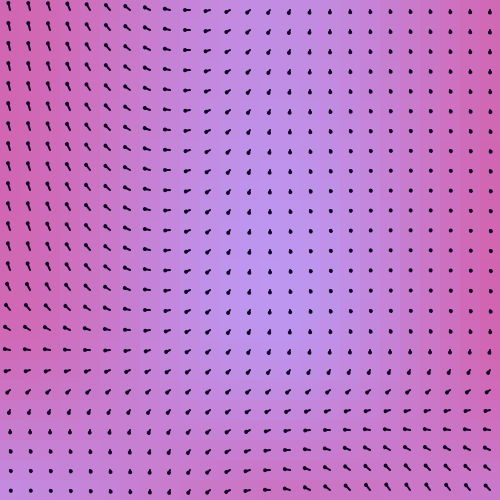
Frame 1 (no input)
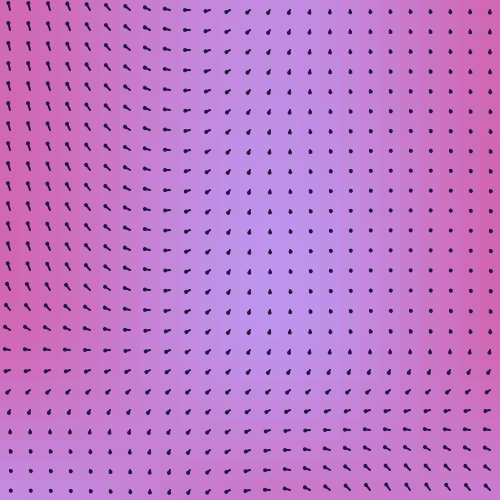
Frame 60 (no input)
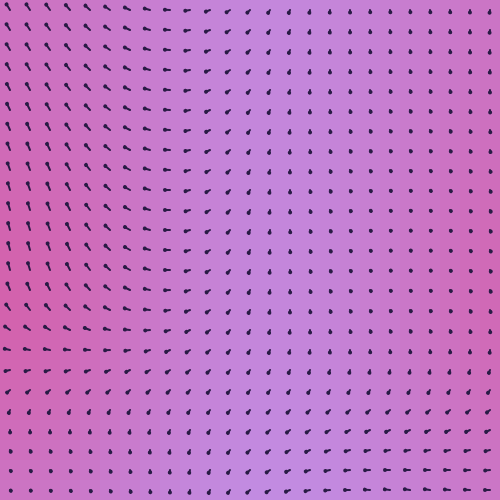
Frame 120 (the mouse pressed at the canvas centre since frame 60)

The p5.js sketch that drew these frames (run headless with seeded random() and noise() and a simulated clock; from frame 60 on, the mouse is pressed at the canvas centre):

// p5.js sketch
// ── sketch.js
let canvasWidth = 500;
let canvasHeight = 500;
let stepSize = 20;
let gridWidth = 25;
let gridHeight = 25;

function setup() {
    createCanvas(canvasWidth, canvasHeight);
    angleMode(DEGREES);
}
///////////////////////////////////////////////////////////////////////
function draw() {
    background(125);

    colorGrid();
    compassGrid();
}

// STEPS: 1-3, 7
/**
 * constructor function to handle background color operations
 * @param {*} posX - mouseX, the system variable, contains the current horizontal position of the mouse
 */
function colorGrid(posX = mouseX) {
    push();
    let scale = 0.07;
    let colorOffSet = 0.07;
    let fcOffset = 0.004;
    let ndLod = 0.2; // number of octaves to be used by the noise
    let ndFalloff = 0.05; // falloff factor for each octave

    // STEP 1: 
    // creates a grid of 25 x 25 rectangles
    for (let i = 0; i < gridWidth; i++) {
        for (let j = 0; j < gridHeight; j++) {
            // STEP 7a:
            // changes the appearance of the spots of color
            // handles smoothness (detail produced by Perlin noise)
            noiseDetail(ndLod, ndFalloff);

            // STEP 2-3: 
            // generates 3D noise which changes with mouseX
            let n = noise(i * scale + colorOffSet, j * scale, (frameCount + posX) * fcOffset);

            // STEP 7a:
            // changes color of the colorGrid with the help of the noise()
            let c1 = color(187, 156, 247); // light purple color
            let c2 = color(250, 5, 54); // raspberry red color
            let c = lerpColor(c1, c2, n); // blends two colors and interpolates with noise()

            fill(c);
            noStroke(); // removes black grid lines
            rect(i * stepSize, j * stepSize, stepSize, stepSize);
        }
    }
    pop();
}

// STEPS: 4-7
/**
 * constructor function to handle compass lines operations
 * @param {*} posX - mouseX, the system variable, contains the current horizontal position of the mouse
 */
function compassGrid(posX = mouseX) {

    let offset1 = 1;
    let offset2 = 40;
    let noiseY = 0;
    let fcOffset = 0.00001;

    // STEP 4: 
    // creates a grid of 25 x 25 lines
    for (let y = 0; y < gridHeight; y++) {
        let noiseX = 0;
        for (let x = 0; x < gridWidth; x++) {
            let scaleX = 0.05;
            let scaleY = 0.002;

            // STEP 5:
            // generates 3D noise using the compass' x and y coordinates and frameCount
            // STEP 6: 
            // frameCount multiplied by mouseX coordinate increases speed of moving compass lines
            let ns = noise(noiseX * scaleX, noiseY * scaleY, fcOffset * frameCount * posX);

            // generates angle of the compass line between 0 and 720
            let angle = map(ns, 0, 1, 0, 720);

            noiseX += offset1;

            strokeWeight(2);

            push();

            // STEP 4: 
            // default position of lines (pointing up and at the center of each square)
            translate(x * stepSize + stepSize / 2, y * stepSize + stepSize / 2);
            rotate(angle);

            // STEP 7b:
            // changes color of the compass line with the help of noise()
            let colorX = 5;
            let colorY = 5;
            let fcColorOffset = 0.02; // offsets speed of change
            let colorNoise = noise(colorX, colorY, frameCount * fcColorOffset);
            let c1 = color(11, 2, 28); // dark purple color
            let c2 = color(163, 125, 232); // light purple color
            let c = lerpColor(c1, c2, colorNoise); // blends two colors and interpolates with noise()
            stroke(c);

            // STEP 7b:
            // changes the length of the compass lines
            // maps the line width from 0 to 20 (stepSize = 20) with the help of noise()
            let lineWidth = map(ns, 0, 1, 0, stepSize);

            // compass line changes width based on lineWidth value
            line(0, 0, lineWidth, 0);

            // STEP 7a:
            // changes style of the compass lines by adding a circle at the bottom of the line
            fill(c);
            circle(lineWidth, 0, 2);

            pop();
        }
        noiseY -= offset2;
    }
}
